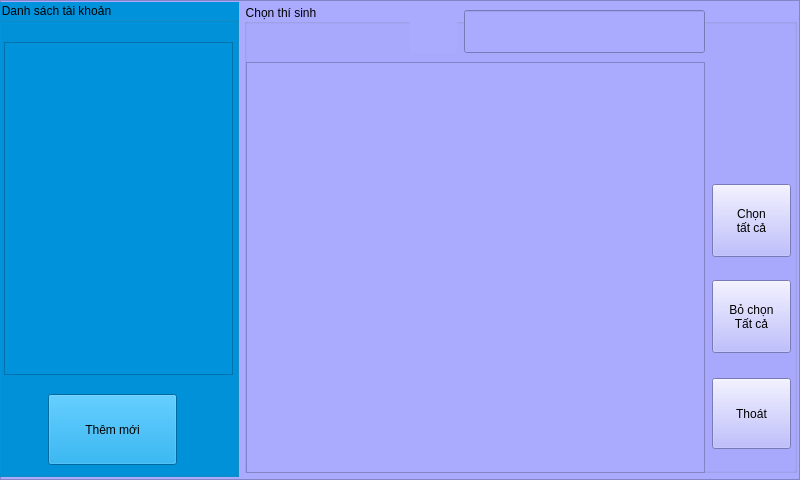
<?xml version="1.0" encoding="UTF-8"?>
<ui version="4.0">
 <class>Frame_containHideSettingScreen</class>
 <widget class="QFrame" name="Frame_containHideSettingScreen">
  <property name="geometry">
   <rect>
    <x>0</x>
    <y>0</y>
    <width>800</width>
    <height>480</height>
   </rect>
  </property>
  <property name="windowTitle">
   <string>Frame</string>
  </property>
  <property name="styleSheet">
   <string notr="true">background-color: rgb(170, 170, 255);</string>
  </property>
  <property name="frameShape">
   <enum>QFrame::StyledPanel</enum>
  </property>
  <property name="frameShadow">
   <enum>QFrame::Raised</enum>
  </property>
  <widget class="QGroupBox" name="groupBox">
   <property name="geometry">
    <rect>
     <x>0</x>
     <y>2</y>
     <width>239</width>
     <height>475</height>
    </rect>
   </property>
   <property name="styleSheet">
    <string notr="true">background-color: rgb(0, 147, 220);</string>
   </property>
   <property name="title">
    <string>Danh sách tài khoản</string>
   </property>
   <widget class="QPushButton" name="pushButton_addNewAccount">
    <property name="geometry">
     <rect>
      <x>48</x>
      <y>392</y>
      <width>129</width>
      <height>71</height>
     </rect>
    </property>
    <property name="text">
     <string>Thêm mới</string>
    </property>
   </widget>
   <widget class="QListWidget" name="listWidget_showListAdminAccount">
    <property name="geometry">
     <rect>
      <x>4</x>
      <y>40</y>
      <width>229</width>
      <height>333</height>
     </rect>
    </property>
   </widget>
  </widget>
  <widget class="QGroupBox" name="groupBox_2">
   <property name="geometry">
    <rect>
     <x>244</x>
     <y>4</y>
     <width>553</width>
     <height>469</height>
    </rect>
   </property>
   <property name="title">
    <string>Chọn thí sinh</string>
   </property>
   <widget class="QListWidget" name="listWidget_forShowListStudent">
    <property name="geometry">
     <rect>
      <x>2</x>
      <y>58</y>
      <width>459</width>
      <height>411</height>
     </rect>
    </property>
   </widget>
   <widget class="QLabel" name="label_iconSearch">
    <property name="geometry">
     <rect>
      <x>166</x>
      <y>8</y>
      <width>47</width>
      <height>41</height>
     </rect>
    </property>
    <property name="text">
     <string/>
    </property>
    <property name="pixmap">
     <pixmap>../../icon/iconSearch.png</pixmap>
    </property>
   </widget>
   <widget class="QLineEdit" name="lineEdit_inputTextToSearch">
    <property name="geometry">
     <rect>
      <x>220</x>
      <y>6</y>
      <width>241</width>
      <height>43</height>
     </rect>
    </property>
   </widget>
   <widget class="QPushButton" name="pushButton_selectAll">
    <property name="geometry">
     <rect>
      <x>468</x>
      <y>180</y>
      <width>79</width>
      <height>73</height>
     </rect>
    </property>
    <property name="text">
     <string>Chọn 
tất cả</string>
    </property>
   </widget>
   <widget class="QPushButton" name="pushButton_removeSelectAlll">
    <property name="geometry">
     <rect>
      <x>468</x>
      <y>276</y>
      <width>79</width>
      <height>73</height>
     </rect>
    </property>
    <property name="text">
     <string>Bỏ chọn
Tất cả</string>
    </property>
   </widget>
   <widget class="QPushButton" name="pushButton_exit">
    <property name="geometry">
     <rect>
      <x>468</x>
      <y>374</y>
      <width>79</width>
      <height>71</height>
     </rect>
    </property>
    <property name="text">
     <string>Thoát</string>
    </property>
   </widget>
  </widget>
 </widget>
 <resources/>
 <connections/>
</ui>
